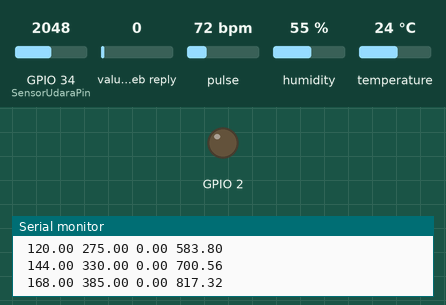
Recording of a sketch running on a simulated ESP32. Parts: output pins drawn as LEDs (lit = HIGH), the last lines printed to the serial monitor. Inputs (shaded band) come from the test bench; at power-on: value in the web reply 0, GPIO 34 (SensorUdaraPin) = 2048, pulse 72 bpm, humidity 55 %, temperature 24 °C. WiFi joins after 1.5 s; servers stay silent unless stated; web services answer with replies made up by the test bench.

Above: at 5.8 s.
5.9 s: value in the web reply set to 2
At 9.6 s:
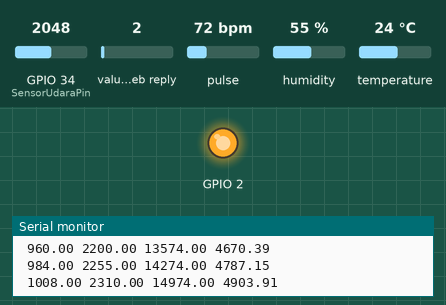
Timing chart, 0 to 18.7 s (numbered marks = the images above; inputs shaded):
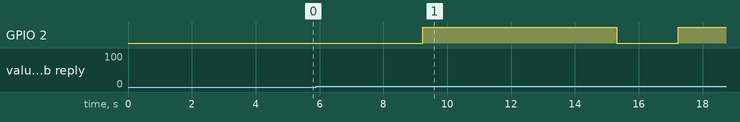

Measured:
- after the input at 5.9 s, GPIO 2: LOW → HIGH after 3.3 s, → LOW 6.1 s later, → HIGH 1.9 s later

The sketch:

Tugas_Akhir_IoT.ino
```cpp
#include <WiFi.h>
#include "DHT.h"
#include <HTTPClient.h>
#include <Arduino.h>
#include "ThingSpeak.h"
#include <ArduinoJson.h>

const char* ssid = "abc";
const char* password = "12345678";

WiFiClient client;

unsigned long timer, sensor_last_timer, heart_sensor_last_timer, mq_last_timer, thingspeak_timer, thingspeak_read_timer, serial_timer;
unsigned long myChannelNumber = 1;
const char* myWriteAPIKey = "TQKTUT6Y75MEU1EB";
const char* ReadAPIKey = "6SJOD11R1OZEAFBN";

#define DHTPIN 4
#define DHTTYPE DHT11
DHT dht(DHTPIN, DHTTYPE);
float temperature, humidity;

#define SensorUdaraPin 34

#include "MAX30105.h"

#include "heartRate.h"

MAX30105 particleSensor;

const byte RATE_SIZE = 4;
byte rates[RATE_SIZE];
byte rateSpot = 0;
long lastBeat = 0;

float beatsPerMinute;
int beatAvg;

double data[4]; //Suhu, Kelembapan, Detak Jantung, Kualitas Udara
double dataAvg[4];
unsigned long data_counter[4];


#define SensorUdaraPin 34 // Analog pin where MQ135 is connected

// Calibration parameters
float R0 = 10.0;  // Replace this with the value you get from calibration

// Constants for MQ135 calculations
const float RL = 10.0;  // Load resistance in kilo ohms
const float VOC_CLEAN_AIR_FACTOR = 9.83;  // RS/R0 ratio in clean air for MQ135

/*
  Aktuator
*/
float kondisi_infus, kondisi_lampu;

// Function prototypes
float readMQ135Resistance();
float calculatePPM(float resistance);


void ReadDhtSensor();
void ReadHeartSensor();
void BacaSensorUdara();
void SendToThingspeak();
void ReadThingspeak();

enum SendTime
{
    ThingspeakDelay = 5000
};

void setup() {
  Serial.begin(115200);

  WiFi.mode(WIFI_STA);
  dht.begin();

  ThingSpeak.begin(client);

  timer = sensor_last_timer = heart_sensor_last_timer = thingspeak_read_timer = mq_last_timer = millis();


  if (!particleSensor.begin(Wire, I2C_SPEED_FAST))
  {
    Serial.println("MAX30102 was not found. Please check wiring/power. ");
    while (1);
  }
  Serial.println("Place your index finger on the sensor with steady pressure.");

  particleSensor.setup();
  particleSensor.setPulseAmplitudeRed(0x0A);
  particleSensor.setPulseAmplitudeGreen(0);

  pinMode(2, OUTPUT);
}

void loop() {
  timer = millis();

    if(WiFi.status() != WL_CONNECTED){
    Serial.print("Attempting to connect to SSID: ");

    while(WiFi.status() != WL_CONNECTED){
      WiFi.begin(ssid, password);  // Connect to WPA/WPA2 network. Change this line if using open or WEP network
      Serial.print(".");
      delay(5000);
    }
    Serial.println("\nConnected.");
  }

  ReadDhtSensor();
  ReadHeartSensor();
  BacaSensorUdara();

  SendToThingspeak();
  ReadThingspeak();

  digitalWrite(2, kondisi_lampu);

  if(timer > serial_timer + 100)
  {
    for(auto i : data)
    {
      Serial.print(" ");
      Serial.print(i);
    }
    Serial.println();
    serial_timer = timer;
  }


  // Serial.println();

  // Serial.print(temperature);
  // Serial.print(" ");
  // Serial.print(data[0]);
  // Serial.print(" ");
  // Serial.println(data_counter[0]);


}

void ReadThingspeak()
{
  if(timer < thingspeak_read_timer + 4000) return;

  if (WiFi.status() == WL_CONNECTED) { // Check Wi-Fi connection status
    HTTPClient http;

    String url = "https://api.thingspeak.com/channels/2554290/feeds.json?api_key=V8U7BNRO1GL8JTUB&results=1";
    http.begin(url); // Specify the URL

    http.setTimeout(500);

    int httpResponseCode = http.GET(); // Send the request


    if (httpResponseCode > 0) { // Check the returning code
      String payload = http.getString(); // Get the request response payload
      // Serial.println(httpResponseCode);
      // Serial.println(payload); // Print the response

      // Parse JSON
      StaticJsonDocument<1024> doc;
      DeserializationError error = deserializeJson(doc, payload);

      if (!error) {
        JsonArray feeds = doc["feeds"];
        if (feeds.size() > 0) {
          JsonObject feed = feeds[0];
          String infus = feed["field1"].as<String>();
          String lamp = feed["field2"].as<String>();

          kondisi_infus = infus.toFloat();
          kondisi_lampu = lamp.toFloat();

          Serial.println("Read Successfull");

          Serial.print("Kondisi Infus: ");
          Serial.println(kondisi_infus);
          Serial.print("Lampu: ");
          Serial.println(kondisi_lampu);
        }
      } else {
        // Serial.print("deserializeJson() failed: ");
        // Serial.println(error.f_str());
      }
    } else {
      // Serial.print("Error on HTTP request: ");
      // Serial.println(httpResponseCode);
    }

    http.end(); // Free the resources
  } else {
    // Serial.println("Disconnected from Wi-Fi");
  }
  thingspeak_read_timer = timer;
}

void SendToThingspeak()
{
  if(timer < thingspeak_timer + 15000) return;


  Serial.print("Send data to thingspeak : ");

  for (int i = 0; i < 4; i++) {
    if(i == 2)
    {
      dataAvg[i] = beatAvg;
    }
    if (data_counter[i] > 0) {
      dataAvg[i] = data[i] / data_counter[i];
    } else {
      dataAvg[i] = 0; // If no data, set average to 0
    }
  }

  for(int i = 0; i < 4; i++)
  {
    Serial.print(dataAvg[i]);
    Serial.print(" ");
  }

  Serial.println("");

  ThingSpeak.setField(1, (int) dataAvg[0]);
  ThingSpeak.setField(2, (int) dataAvg[1]);
  ThingSpeak.setField(3, (int) dataAvg[2]);
  ThingSpeak.setField(4, (int) dataAvg[3]);


  int x = ThingSpeak.writeFields(myChannelNumber, myWriteAPIKey);

  if(x == 200){
    Serial.println(" Channel update successful.");
  }
  else{
    Serial.println(" Problem updating channel. HTTP error code " + String(x));
  }

  memset(data, 0, sizeof(data));
  memset(data_counter, 0, sizeof(data));

  thingspeak_timer = timer;
}

void BacaSensorUdara()
{
  if(timer < mq_last_timer + 100) return;

  float sensorResistance = readMQ135Resistance();
  float ppm = calculatePPM(sensorResistance);

  data[3] += ppm;
  data_counter[3]++;

  mq_last_timer = timer;

}

void ReadHeartSensor()
{
  // if(timer < heart_sensor_last_timer + 100) return;

  long irValue = particleSensor.getIR();

  if (checkForBeat(irValue) == true)
  {
    //We sensed a beat!
    long delta = millis() - lastBeat;
    lastBeat = millis();

    beatsPerMinute = 60 / (delta / 1000.0);

    if (beatsPerMinute < 255 && beatsPerMinute > 20)
    {
      rates[rateSpot++] = (byte)beatsPerMinute;
      rateSpot %= RATE_SIZE;

      beatAvg = 0;
      for (byte x = 0 ; x < RATE_SIZE ; x++)
        beatAvg += rates[x];
      beatAvg /= RATE_SIZE;


    }
  }
  data[2] += beatAvg;
  data_counter[2]++;

  heart_sensor_last_timer = timer;

  // Serial.print("IR=");
  // Serial.print(irValue);
  // Serial.print(", BPM=");
  // Serial.print(beatsPerMinute);
  // Serial.print(", Avg BPM=");
  // Serial.print(beatAvg);


  // Serial.println();
}

float readMQ135Resistance() {
  int analogValue = analogRead(SensorUdaraPin);
  float sensorVoltage = analogValue / 4095.0 * 3.3;  // ESP32 ADC is 12-bit, 3.3V reference
  float sensorResistance = (3.3 - sensorVoltage) * RL / sensorVoltage;  // RS calculation

  return sensorResistance;
}

float calculatePPM(float resistance) {
  float ratio = resistance / R0;
  // Using the characteristic curve equation of MQ135 to estimate PPM
  // The characteristic curve is usually provided in the datasheet or MQ135 documentation.
  // Here we use a typical equation: PPM = 116.6020682 * (ratio ^ -2.769034857)

  float ppm = 116.6020682 * pow(ratio, -2.769034857);
  return ppm;
}

void ReadDhtSensor()
{
  if(timer < sensor_last_timer + 100) return;

  temperature = dht.readTemperature();
  humidity = dht.readHumidity();


  if (isnan(humidity) || isnan(temperature)) {
    Serial.println("Semsor tidak terbaca!");
    return;
  }
  else
  {
      data[0] += temperature;
      data[1] += humidity;

      data_counter[0]++;
      data_counter[1]++;
  }

  sensor_last_timer = timer;
}
```
